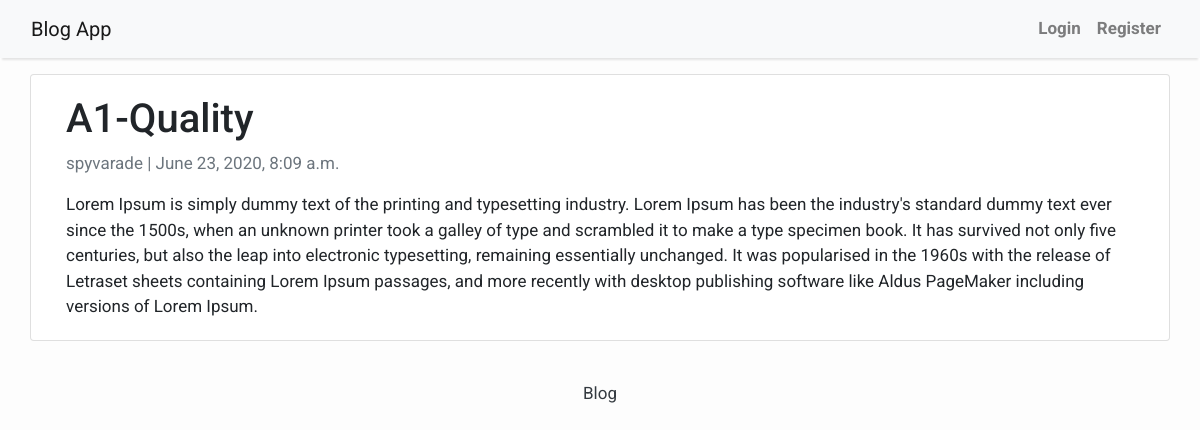
Page /a1-quality/ on the committed database.
### post/models.py (models this page shows, shortened)
class Post(models.Model):
	title		= models.CharField(max_length=100, unique=True)
	slug  		= models.SlugField(max_length=100, unique=True)
	content 	= models.TextField()
	author      = models.ForeignKey(
								User,
								on_delete= models.CASCADE
								)
	created_at 	= models.DateTimeField(auto_now_add=True)
	updated_at 	= models.DateTimeField(auto_now=True)
	status 		= models.BooleanField(default=True)
	class Meta:
		ordering = ['-created_at']

### post/views.py (the view)
# urls.py: path('<slug:slug>/',PostDetailView.as_view(),name="details_post")
class PostDetailView(DetailView):
	model = Post
	template_name = 'details_post.html'

### templates/details_post.html
{% extends 'base.html' %} {% block content %}
<div class="container">
  <div class="row">
    <div class="col-md-12 card mb-4  mt-3 left  top">
      <div class="card-body">
        <h1>{% block title %} {{ object.title }} {% endblock title %}</h1>
        <p class=" text-muted">{{ post.author }} | {{ post.created_at }}</p>
        <p class="card-text ">{{ object.content | safe }}</p>
      </div>
    </div>
  </div>
</div>
{% endblock content %}

### templates/base.html (style rules this page uses)
body { font-family: "Roboto", sans-serif; font-size: 17px; background-color: #fdfdfd; }

### rows in the picture
Post: title "A1-Quality", author "spyvarade", created_at "June 23, 2020, 8:09 a.m.", content "Lorem Ipsum is simply dummy text of the printing and typesetting industry. Lorem Ipsum has been the industry's standard dummy text ever since the 1500s, when an unknown printer took a galley of type and scrambled it to make a type specimen book. It has survived not only five centuries, but also the leap into electronic typesetting, remaining essentially unchanged. It was popularised in the 1960s with the release of Letraset sheets containing Lorem Ipsum passages, and more recently with desktop publishing software like Aldus PageMaker including versions of Lorem Ipsum."
